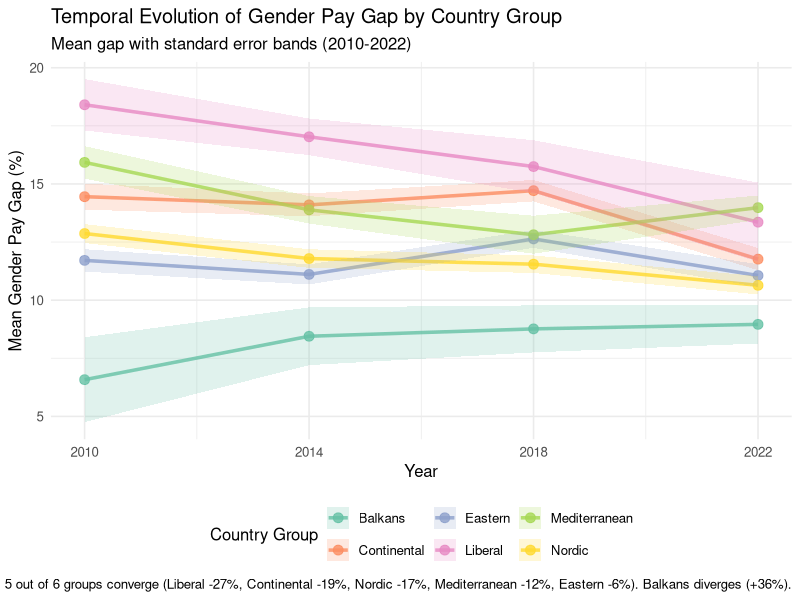

This chart was generated by the following R code:
library(tidyverse)
library(ggplot2)

gap_panel2 <- read.csv("output/data/panel2_sector_occupation_4years.csv")

country_groups <- list(
  Nordic = c("DK", "FI", "IS", "NO", "SE"),
  Continental = c("AT", "BE", "DE", "FR", "LU", "NL", "CH", "LI"),
  Mediterranean = c("CY", "EL", "ES", "IT", "MT", "PT"),
  Eastern = c("BG", "CZ", "EE", "HR", "HU", "LT", "LV", "MD", "PL", "RO", "SI", "SK"),
  Liberal = c("IE", "UK"),
  Balkans = c("AL", "BA", "ME", "MK", "RS", "XK")
)

country_group_map <- data.frame(
  country = unlist(country_groups),
  country_group = rep(names(country_groups), sapply(country_groups, length)),
  stringsAsFactors = FALSE
)

temporal_trends <- gap_panel2 %>%
  left_join(country_group_map, by = "country") %>%
  filter(!is.na(country_group)) %>%
  group_by(year, country_group) %>%
  summarise(
    mean_gap = mean(gender_pay_gap, na.rm = TRUE),
    se_gap = sd(gender_pay_gap, na.rm = TRUE) / sqrt(n()),
    .groups = "drop"
  )

theme_set(theme_minimal(base_size = 12))

p5 <- ggplot(temporal_trends, aes(x = year, y = mean_gap, color = country_group, group = country_group)) +
  geom_line(linewidth = 1.2, alpha = 0.8) +
  geom_point(size = 3, alpha = 0.8) +
  geom_ribbon(aes(ymin = mean_gap - se_gap, ymax = mean_gap + se_gap, fill = country_group),
              alpha = 0.2, color = NA) +
  scale_color_brewer(palette = "Set2", name = "Country Group") +
  scale_fill_brewer(palette = "Set2", name = "Country Group") +
  scale_x_continuous(breaks = c(2010, 2014, 2018, 2022)) +
  labs(
    title = "Temporal Evolution of Gender Pay Gap by Country Group",
    subtitle = "Mean gap with standard error bands (2010-2022)",
    x = "Year",
    y = "Mean Gender Pay Gap (%)",
    caption = "5 out of 6 groups converge (Liberal -27%, Continental -19%, Nordic -17%, Mediterranean -12%, Eastern -6%). Balkans diverges (+36%)."
  ) +
  theme(legend.position = "bottom")

ggsave("output/figures/temporal_trends_country_groups.png", p5, width = 10, height = 6, dpi = 300)
cat("✅ Saved: output/figures/temporal_trends_country_groups.png\n")
